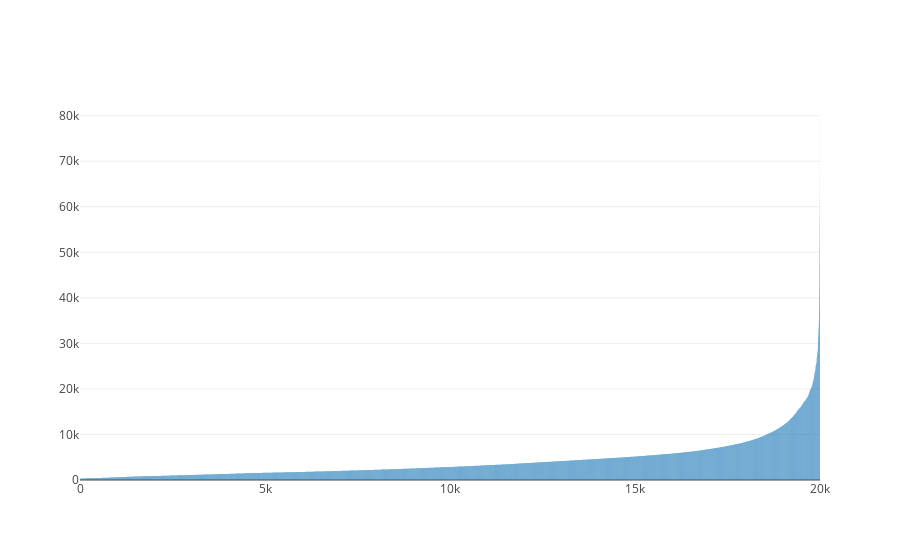

The code cell stored with this chart in its notebook:
### Code cell
# check if there is a decision boundary in the data based on the size
df_sample = df_sample \
    .sort_values(by='text_length', ascending=True) \
    .reset_index(drop=True)

data = [
    go.Bar(
        x=df_sample.index,
        y=df_sample['text_length']
    )
]

iplot(data)

### Figure 1 — Plotly figure (JSON) as saved in the notebook; plotly's stock layout.template omitted (floating-point values rounded to 4 significant figures; data arrays with more than 128 entries replaced by an {"elided": "..."} marker saying what was removed)
{"data": [{"type": "bar", "uid": "603579e6-534b-4b09-9948-ec5d11d77888", "x": {"elided": "20000 int values"}, "y": {"elided": "20000 int values"}}], "layout": {}}
